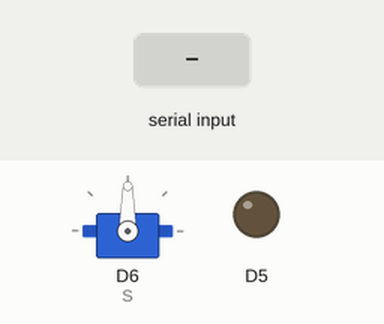
Recording of a sketch running on a simulated ESP8266 (NodeMCU). On the bench: servo, output pins drawn as LEDs (lit = HIGH). The test bench sets the inputs (shaded band).

Above: at 1.2 s.
1.3 s: "C" received over Serial
At 4.15 s:
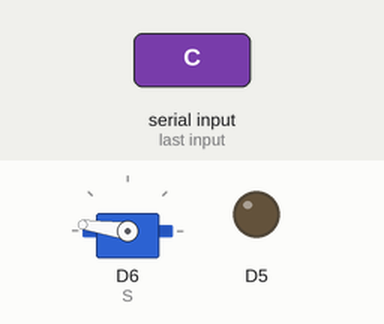
4.3 s: "A" received over Serial
At 7.1 s:
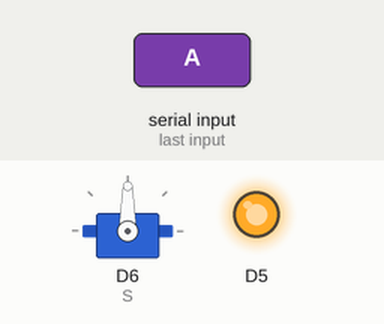
7.3 s: "B" received over Serial
At 8.5 s:
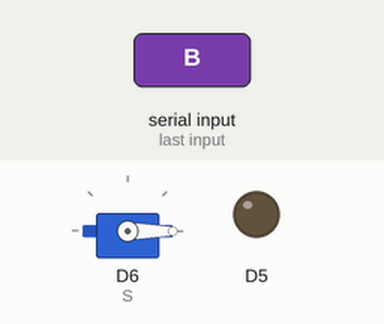
Timing chart, 0 to 10.3 s (numbered marks = the images above; inputs shaded):
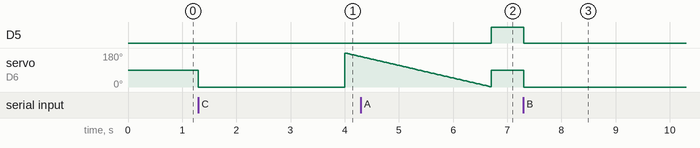

The sketch:

sketch_feb03a.ino
```cpp
#include <Servo.h>

Servo S;


void setup() {
  // put your setup code here, to run once:
  Serial.begin(9600);
  pinMode(D5, OUTPUT);
  S.attach(D6);
}
void loop() {
  // put your main code here, to run repeatedly:

  if(Serial.available()>0){

    int input = Serial.read();
    if(input =='A'){
      digitalWrite(D5,HIGH);
      S.write(90);
      }
    else if(input=='B'){
      digitalWrite(D5,LOW);
      S.write(0);
    }


    else if(input == 'C'){
     digitalWrite(D5,LOW);

      for (int i = 0; i<180; i++){
        S.write(0);
        delay(15);
          }
      for(int i =180; i>=1; i--){
        S.write(i);
        delay(15);
        }
      }

    }
}
```

Measured:
- after the input at 4.3 s, D5: LOW → HIGH after 2.4 s
- after the input at 7.3 s, D5: HIGH → LOW at once; servo on D6 (S): 90° → 0° at once
